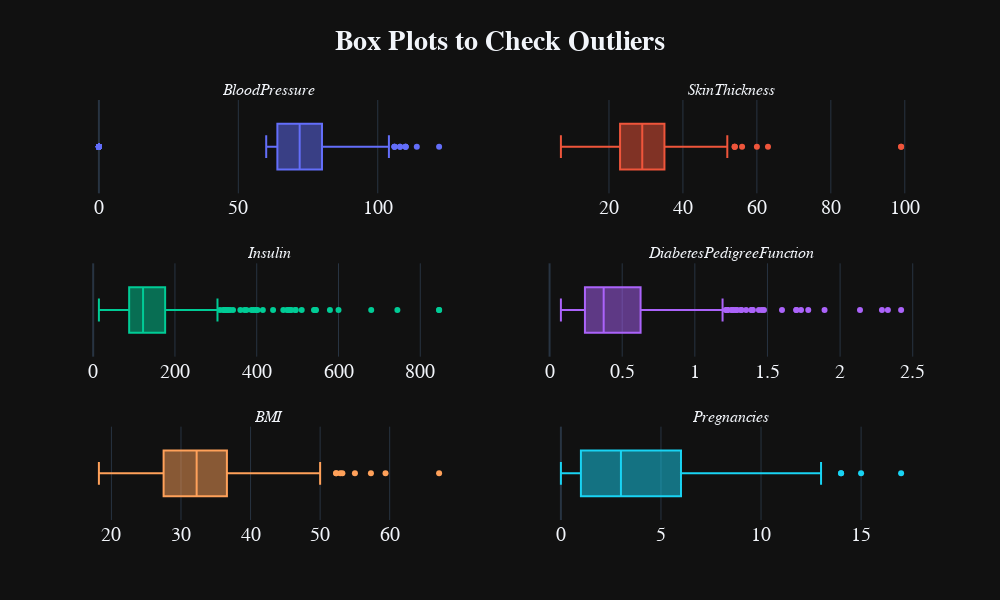

Write notebook code for a chart like this one.
### Code cell
fig=make_subplots(rows=3,cols=2,subplot_titles=('<i>BloodPressure', '<i>SkinThickness', '<i>Insulin', '<i>DiabetesPedigreeFunction', '<i>BMI', '<i>Pregnancies'))
fig.add_trace(go.Box(x=df['BloodPressure'],name='BloodPressure'),row=1,col=1)
fig.add_trace(go.Box(x=df['SkinThickness'],name='SkinThickness'),row=1,col=2)
fig.add_trace(go.Box(x=df['Insulin'],name='Insulin'),row=2,col=1)
fig.add_trace(go.Box(x=df['DiabetesPedigreeFunction'],name='DiabetesPedigreeFunction'),row=2,col=2)
fig.add_trace(go.Box(x=df['BMI'],name='BMI'),row=3,col=1)
fig.add_trace(go.Box(x=df['Pregnancies'],name='Pregnancies'),row=3,col=2)

fig.update_yaxes(visible=False, showticklabels=False)
fig.update_layout(height=600, width=1000, title_text='<b>Box Plots to Check Outliers', font_size=20)
fig.update_layout(template='plotly_dark', title_x=0.5, font_family='Courier New', showlegend=False)

### Figure 1 — Plotly figure (JSON) as saved in the notebook; plotly's stock layout.template omitted (floating-point values rounded to 4 significant figures; data arrays with more than 128 entries replaced by an {"elided": "..."} marker saying what was removed)
{"data": [{"name": "BloodPressure", "type": "box", "x": {"elided": "768 int values"}, "xaxis": "x", "yaxis": "y"}, {"name": "SkinThickness", "type": "box", "x": {"elided": "768 float values"}, "xaxis": "x2", "yaxis": "y2"}, {"name": "Insulin", "type": "box", "x": {"elided": "768 float values"}, "xaxis": "x3", "yaxis": "y3"}, {"name": "DiabetesPedigreeFunction", "type": "box", "x": {"elided": "768 float values"}, "xaxis": "x4", "yaxis": "y4"}, {"name": "BMI", "type": "box", "x": {"elided": "768 float values"}, "xaxis": "x5", "yaxis": "y5"}, {"name": "Pregnancies", "type": "box", "x": {"elided": "768 int values"}, "xaxis": "x6", "yaxis": "y6"}], "layout": {"annotations": [{"font": {"size": 16}, "showarrow": false, "text": "<i>BloodPressure", "x": 0.225, "xanchor": "center", "xref": "paper", "y": 1, "yanchor": "bottom", "yref": "paper"}, {"font": {"size": 16}, "showarrow": false, "text": "<i>SkinThickness", "x": 0.775, "xanchor": "center", "xref": "paper", "y": 1, "yanchor": "bottom", "yref": "paper"}, {"font": {"size": 16}, "showarrow": false, "text": "<i>Insulin", "x": 0.225, "xanchor": "center", "xref": "paper", "y": 0.6111, "yanchor": "bottom", "yref": "paper"}, {"font": {"size": 16}, "showarrow": false, "text": "<i>DiabetesPedigreeFunction", "x": 0.775, "xanchor": "center", "xref": "paper", "y": 0.6111, "yanchor": "bottom", "yref": "paper"}, {"font": {"size": 16}, "showarrow": false, "text": "<i>BMI", "x": 0.225, "xanchor": "center", "xref": "paper", "y": 0.2222, "yanchor": "bottom", "yref": "paper"}, {"font": {"size": 16}, "showarrow": false, "text": "<i>Pregnancies", "x": 0.775, "xanchor": "center", "xref": "paper", "y": 0.2222, "yanchor": "bottom", "yref": "paper"}], "font": {"family": "Courier New", "size": 20}, "height": 600, "showlegend": false, "title": {"text": "<b>Box Plots to Check Outliers", "x": 0.5}, "width": 1000, "xaxis": {"anchor": "y", "autorange": true, "domain": [0, 0.45], "range": [-6.778, 128.8], "type": "linear"}, "xaxis2": {"anchor": "y2", "autorange": true, "domain": [0.55, 1], "range": [1.889, 104.1], "type": "linear"}, "xaxis3": {"anchor": "y3", "autorange": true, "domain": [0, 0.45], "range": [-32.22, 892.2], "type": "linear"}, "xaxis4": {"anchor": "y4", "autorange": true, "domain": [0.55, 1], "range": [-0.05211, 2.55], "type": "linear"}, "xaxis5": {"anchor": "y5", "autorange": true, "domain": [0, 0.45], "range": [15.48, 69.82], "type": "linear"}, "xaxis6": {"anchor": "y6", "autorange": true, "domain": [0.55, 1], "range": [-0.9444, 17.94], "type": "linear"}, "yaxis": {"anchor": "x", "autorange": true, "domain": [0.7778, 1], "range": [-0.5, 0.5], "showticklabels": false, "type": "category", "visible": false}, "yaxis2": {"anchor": "x2", "autorange": true, "domain": [0.7778, 1], "range": [-0.5, 0.5], "showticklabels": false, "type": "category", "visible": false}, "yaxis3": {"anchor": "x3", "autorange": true, "domain": [0.3889, 0.6111], "range": [-0.5, 0.5], "showticklabels": false, "type": "category", "visible": false}, "yaxis4": {"anchor": "x4", "autorange": true, "domain": [0.3889, 0.6111], "range": [-0.5, 0.5], "showticklabels": false, "type": "category", "visible": false}, "yaxis5": {"anchor": "x5", "autorange": true, "domain": [0, 0.2222], "range": [-0.5, 0.5], "showticklabels": false, "type": "category", "visible": false}, "yaxis6": {"anchor": "x6", "autorange": true, "domain": [0, 0.2222], "range": [-0.5, 0.5], "showticklabels": false, "type": "category", "visible": false}}}
